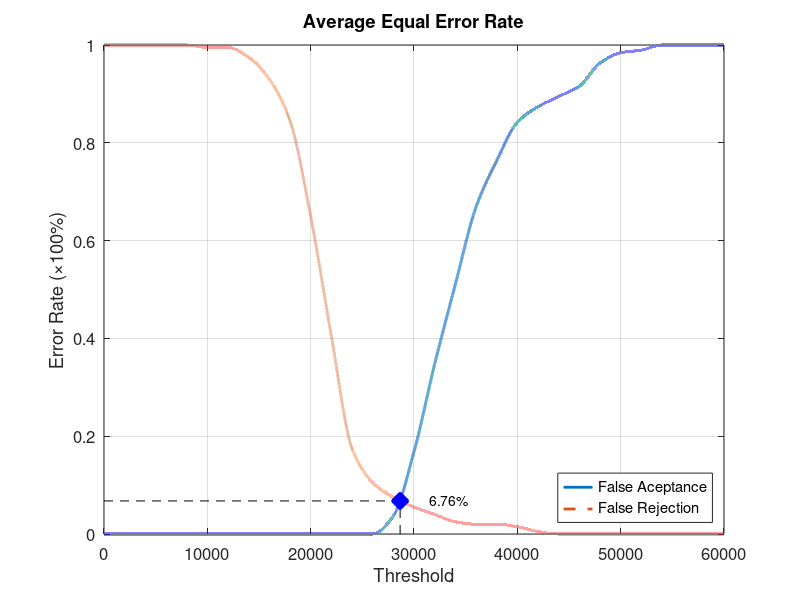
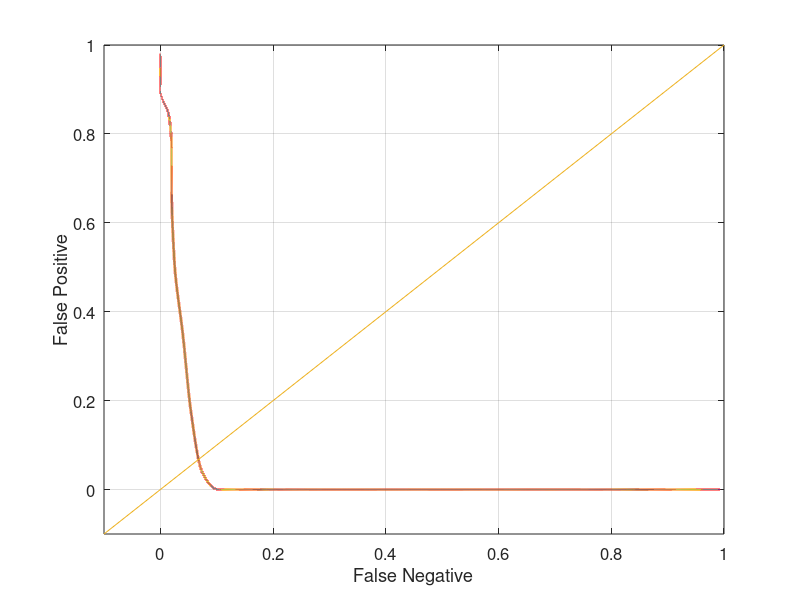

These charts were generated, in order, by the following MATLAB code:
function yEER = Database3_2
close all;
clear;
clc;
x = 0:2000:60000;
xq = 0:0.5:60000;

y0 = [0 0 0 0 0 0 0 0 0 0 0 0 0 0 0.0368421 0.168421 0.347368 0.510526 0.668421 0.763158 0.842105 0.873684 0.894737 0.915789 0.963158 0.984211 0.989474 1 1 1 1];
yy0 = interp1(x, y0, xq, 'pchip');
y1 = [1 1 1 1 1 0.995 0.995 0.975 0.93 0.845 0.65 0.405 0.175 0.105 0.075 0.055 0.04 0.025 0.02 0.02 0.015 0.005 0 0 0 0 0 0 0 0 0];
yy1 = interp1(x, y1, xq, 'pchip');

% Calculating EER: 
y2 = abs(y0 - y1);
find(y2 == min(y2))
yy2 = abs(yy0 - yy1);
xEER = find(yy2 == min(yy2));
xEERIndex = xq(xEER) % X-axis EER
yEER = yy0(xEER) % Y-axis EER

main = figure
plot(xq, yy0,'-','LineWidth', 2);	hold on
plot(xq, yy1,'--','LineWidth', 2);	hold on
plot([xEERIndex xEERIndex], [0 yEER], 'k--');	hold on
plot([0 xEERIndex], [yEER yEER], 'k--');	hold on
plot(xEERIndex, yEER, 'bx', 'LineWidth', 10);	hold on
text(xEERIndex + 10 * xEERIndex / 100, yEER, [num2str(round((10000 * yEER)) / 100) '%'])
legend('False Aceptance', 'False Rejection', 'Location', 'SouthEast')
xlabel('Threshold')
ylabel('Error Rate (\times100%)')
title('Average Equal Error Rate')
set(gca, 'FontSize', 12)
axis([0 60000 0 1])
grid on

print(main, 'Database3_2Main', '-dpng');
FNRxFPR = figure('Color', [1 1 1]);
plot(yy1, yy0, '-', yy1, yy0, 'LineWidth', 2);
hold on
y = -0.1:0.1:1
plot(y, y); 
set(gca, 'FontSize', 12)
xlabel('False Negative')
ylabel('False Positive')
axis([-0.1 1 -0.1 1])
set(gca, 'FontSize', 12)
grid on

print(FNRxFPR, 'Database3_2FNRxFPR','-dpng');
end
